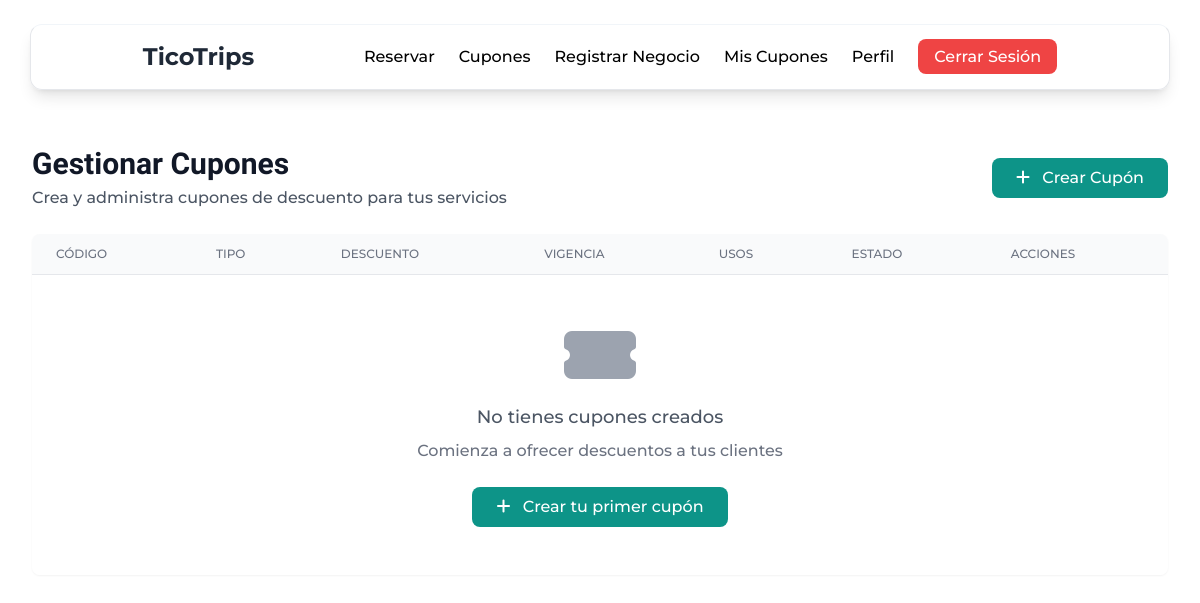
The app's page /index.php?controller=business&action=manageCoupons (signed in), older data.
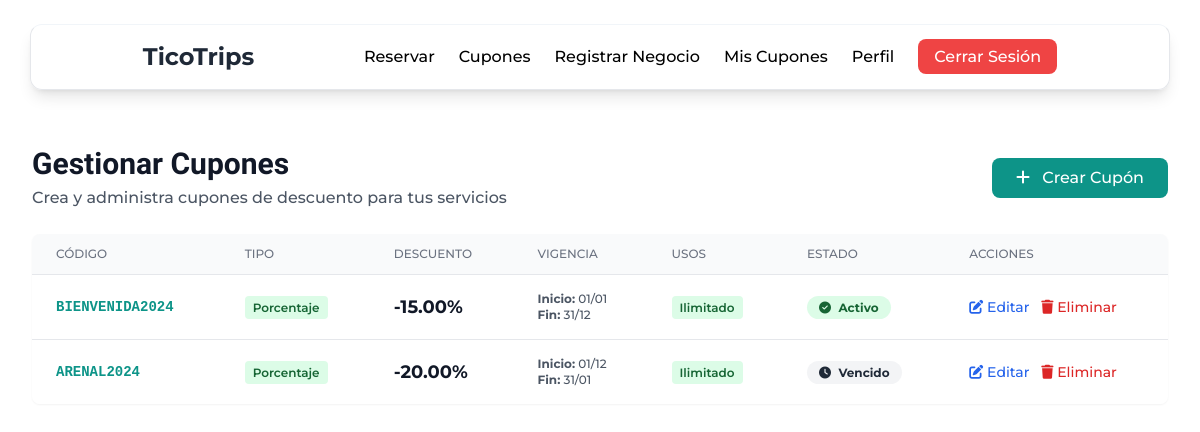
The same page, newer data.
### tables this page shows
CREATE TABLE `cupones_b2b` (
`id_cupon` BIGINT UNSIGNED NOT NULL AUTO_INCREMENT,
`id_negocio_fk` BIGINT UNSIGNED NOT NULL,
`codigo_cupon` VARCHAR(50) NOT NULL UNIQUE,
`tipo_descuento` ENUM('Porcentaje', 'MontoFijo') NOT NULL,
`valor_descuento` DECIMAL(10, 2) NOT NULL,
`fecha_inicio` DATE NOT NULL,
`fecha_fin` DATE NOT NULL,
`usos_restantes` INT UNSIGNED,
`id_estatus` INT UNSIGNED NOT NULL DEFAULT 1,  
`fecha_creacion` TIMESTAMP DEFAULT CURRENT_TIMESTAMP,
PRIMARY KEY (`id_cupon`),
FOREIGN KEY (`id_negocio_fk`) REFERENCES `negocios`(`id_negocio`) ON DELETE CASCADE,
FOREIGN KEY (`id_estatus`) REFERENCES `estatus`(`id_estatus`)
);

### app/controllers/BusinessController.php (called while the page is built, shortened)
<?php
class BusinessController {
    private $businessModel;
    public function __construct() {
        $this->pdo = Database::getInstance()->getConnection();
        $this->businessModel = new Business($this->pdo);
    }
    public function manageCoupons() {
        $negocio_id = $this->businessModel->getBusinessIdByUserId($_SESSION['user_id']);
        $cupones = $this->businessModel->getCouponsByBusinessId($negocio_id);
        require_once __DIR__ . '/../views/business/manage_coupons.php';
    }
}

### app/config/autoload.php (called while the page is built, shortened)
<?php
spl_autoload_register(function ($class) {
    $directories = [
        __DIR__ . '/../controllers/',
        __DIR__ . '/../models/',
        __DIR__ . '/../config/'
    ];
    foreach ($directories as $directory) {
        $file = $directory . $class . '.php';
        if (file_exists($file)) {
            return;
        }
    }
});

### app/config/database.php (called while the page is built, shortened)
<?php
class Database {
    private static $instance = null;
    private $pdo;
    private $db_host = 'localhost';
    private $db_name = 'tico_trips_db';
    private $db_user = 'root';
    private $db_pass = '';
    private $db_charset = 'utf8mb4';
    private $db_port = 3306;
    private function __construct() {
        $dsn = "mysql:host={$this->db_host};dbname={$this->db_name};charset={$this->db_charset};port={$this->db_port}";
        $options = [
            PDO::ATTR_ERRMODE => PDO::ERRMODE_EXCEPTION,
            PDO::ATTR_DEFAULT_FETCH_MODE => PDO::FETCH_ASSOC,
            PDO::ATTR_EMULATE_PREPARES => false
        ];
        try {
            $this->pdo = new PDO($dsn, $this->db_user, $this->db_pass, $options);
        } catch (PDOException $e) {
            error_log("Error de conexión a la base de datos: " . $e->getMessage());
            die("Error de conexión a la base de datos. Contacte al administrador.");
        }
    }
    public static function getInstance() {
        if (self::$instance === null) {
            self::$instance = new self();
        }
        return self::$instance;
    }
    public function getConnection() {
        return $this->pdo;
    }
}

### app/models/Business.php (called while the page is built, shortened)
<?php
class Business {
    private $pdo;
    public function __construct($pdo) {
        $this->pdo = $pdo;
    }
    public function getBusinessIdByUserId($userId) {
        try {
            $stmt = $this->pdo->prepare("
                SELECT id_negocio FROM negocios
                WHERE id_usuario_fk = ? AND id_estatus != 4
                LIMIT 1
            ");
            $stmt->execute([$userId]);
            return $stmt->fetchColumn();
        } catch (PDOException $e) {
            Logger::error("Error obteniendo ID de negocio: " . $e->getMessage());
            return null;
        }
    }
    public function getCouponsByBusinessId($businessId) {
        try {
            $stmt = $this->pdo->prepare("
                SELECT * FROM cupones_b2b
                WHERE id_negocio_fk = ?
                ORDER BY fecha_creacion DESC
            ");
            $stmt->execute([$businessId]);
            return $stmt->fetchAll();
        } catch (PDOException $e) {
            Logger::error("Error obteniendo cupones por negocio: " . $e->getMessage());
            return [];
        }
    }
}

### app/views/business/manage_coupons.php (the view, shortened to what the rows shown need)
<?php
require_once __DIR__ . '/../layouts/header.php';
?>
<main class="max-w-7xl mx-auto px-4 sm:px-6 lg:px-8 py-8">
    <div class="mb-6 flex justify-between items-center">
        <div>
            <h1 class="text-3xl font-bold text-gray-900">Gestionar Cupones</h1>
        </div>
    </div>
    <div class="bg-white shadow-sm rounded-lg overflow-hidden">
        <table class="min-w-full divide-y divide-gray-200">
            <thead class="bg-gray-50">
                <tr>
                    <th class="px-6 py-3 text-left text-xs font-medium text-gray-500 uppercase">Código</th>
                    <th class="px-6 py-3 text-left text-xs font-medium text-gray-500 uppercase">Tipo</th>
                    <th class="px-6 py-3 text-left text-xs font-medium text-gray-500 uppercase">Descuento</th>
                    <th class="px-6 py-3 text-left text-xs font-medium text-gray-500 uppercase">Vigencia</th>
                    <th class="px-6 py-3 text-left text-xs font-medium text-gray-500 uppercase">Usos</th>
                    <th class="px-6 py-3 text-left text-xs font-medium text-gray-500 uppercase">Estado</th>
                    <th class="px-6 py-3 text-left text-xs font-medium text-gray-500 uppercase">Acciones</th>
                </tr>
            </thead>
            <tbody class="bg-white divide-y divide-gray-200">
                <?php if (!empty($cupones)): ?>
                    <?php foreach ($cupones as $cupon): ?>
                        <tr class="hover:bg-gray-50 transition">
                            <td class="px-6 py-4 whitespace-nowrap text-sm font-mono font-semibold text-teal-600">
                                <?= htmlspecialchars($cupon['codigo_cupon']) ?>
                            </td>
                            <td class="px-6 py-4 whitespace-nowrap text-sm text-gray-600">
                                <span class="px-2 py-1 rounded text-xs font-semibold"
                                      style="background-color: <?= $cupon['tipo_descuento'] === 'Porcentaje' ? '#dcfce7' : '#fef3c7' ?>; color: <?= $cupon['tipo_descuento'] === 'Porcentaje' ? '#166534' : '#b45309' ?>;">
                                    <?= htmlspecialchars($cupon['tipo_descuento']) ?>
                                </span>
                            </td>
                            <td class="px-6 py-4 whitespace-nowrap text-sm text-gray-900 font-bold">
                                <?php if ($cupon['tipo_descuento'] === 'Porcentaje'): ?>
                                    <span class="text-lg">-<?= $cupon['valor_descuento'] ?>%</span>
                                <?php else: ?>
                                    <span class="text-lg">-₡<?= number_format($cupon['valor_descuento'], 0) ?></span>
                                <?php endif; ?>
                            </td>
                            <td class="px-6 py-4 whitespace-nowrap text-sm text-gray-600">
                                <div class="text-xs">
                                    <strong>Inicio:</strong> <?= date('d/m', strtotime($cupon['fecha_inicio'])) ?><br>
                                    <strong>Fin:</strong> <?= date('d/m', strtotime($cupon['fecha_fin'])) ?>
                                </div>
                            </td>
                            <td class="px-6 py-4 whitespace-nowrap text-sm text-gray-600 font-medium">
                                <?php if ($cupon['usos_restantes'] !== null): ?>
                                    <span class="px-2 py-1 rounded text-xs font-semibold bg-orange-100 text-orange-800">
                                        <?= $cupon['usos_restantes'] ?> restantes
                                    </span>
                                <?php else: ?>
                                    <span class="px-2 py-1 rounded text-xs font-semibold bg-green-100 text-green-800">
                                        Ilimitado
                                    </span>
                                <?php endif; ?>
                            </td>
                            <td class="px-6 py-4 whitespace-nowrap">
                                <?php
                                $es_activo = $cupon['id_estatus'] == 1 && strtotime($cupon['fecha_fin']) >= time();
                                ?>
                                <?php if ($es_activo): ?>
                                    <span class="px-3 py-1 text-xs font-bold rounded-full bg-green-100 text-green-800">
                                        <i class="fas fa-check-circle mr-1"></i> Activo
                                    </span>
                                <?php else: ?>
                                    <span class="px-3 py-1 text-xs font-bold rounded-full bg-gray-100 text-gray-800">
                                        <i class="fas fa-clock mr-1"></i> Vencido
                                    </span>
                                <?php endif; ?>
                            </td>
                            <td class="px-6 py-4 whitespace-nowrap text-sm font-medium space-x-2">
                                <button onclick="showEditCouponModal(<?= htmlspecialchars(json_encode($cupon)) ?>)"
                                        class="text-blue-600 hover:text-blue-900 transition">
                                    <i class="fas fa-edit"></i> Editar
                                </button>
                                <button onclick="if(confirm('¿Eliminar este cupón?')) deleteCoupon(<?= $cupon['id_cupon'] ?>)"
                                        class="text-red-600 hover:text-red-900 transition">
                                    <i class="fas fa-trash"></i> Eliminar
                                </button>
                            </td>
                        </tr>
                    <?php endforeach; ?>
                <?php endif; ?>
            </tbody>
        </table>
    </div>
</main>
<?php require_once __DIR__ . '/../layouts/footer.php'; ?>

Row changes from the older to the newer data that the page shows:
added cupones_b2b: codigo_cupon "BIENVENIDA2024", tipo_descuento "Porcentaje", valor_descuento "15.00", fecha_inicio "01/01", fecha_fin "31/12", shows "Ilimitado", shows "Activo"
added cupones_b2b: codigo_cupon "ARENAL2024", tipo_descuento "Porcentaje", valor_descuento "20.00", fecha_inicio "01/12", fecha_fin "31/01", shows "Ilimitado", shows "Vencido"
Text that changed along with them:
text no longer shown: "No tienes cupones creados Comienza a ofrecer descuentos a tus clientes Crear tu primer cupón"
